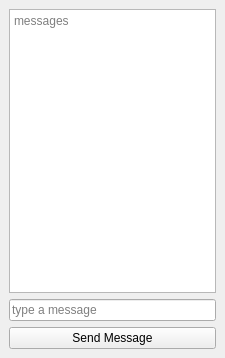
<?xml version="1.0" encoding="UTF-8"?>
<ui version="4.0">
 <class>MainWindow</class>
 <widget class="QMainWindow" name="MainWindow">
  <property name="geometry">
   <rect>
    <x>0</x>
    <y>0</y>
    <width>225</width>
    <height>358</height>
   </rect>
  </property>
  <property name="windowTitle">
   <string>MainWindow</string>
  </property>
  <widget class="QWidget" name="centralwidget">
   <layout class="QVBoxLayout" name="verticalLayout">
    <item>
     <widget class="QPlainTextEdit" name="plainTextEdit">
      <property name="placeholderText">
       <string>messages</string>
      </property>
     </widget>
    </item>
    <item>
     <widget class="QLineEdit" name="lineEdit">
      <property name="placeholderText">
       <string>type a message</string>
      </property>
     </widget>
    </item>
    <item>
     <widget class="QPushButton" name="pushButton">
      <property name="text">
       <string>Send Message</string>
      </property>
     </widget>
    </item>
   </layout>
  </widget>
 </widget>
 <resources/>
 <connections/>
</ui>
